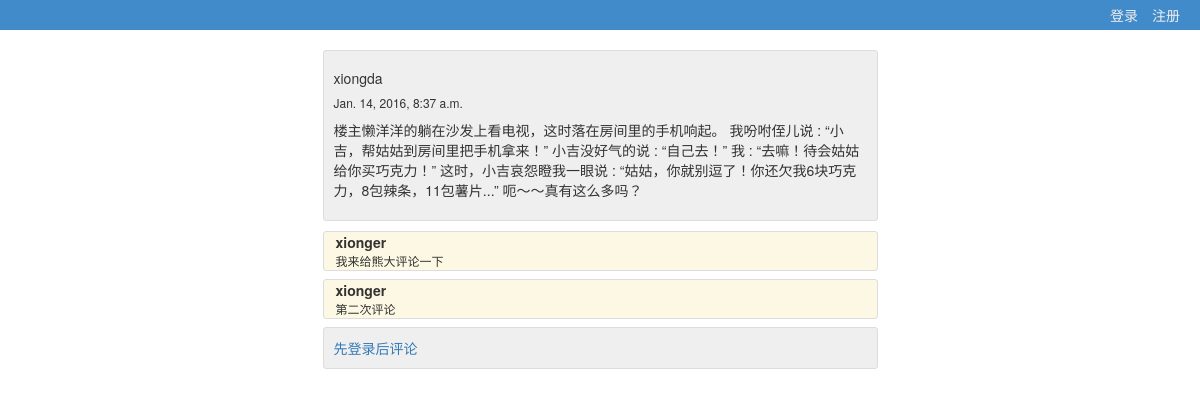
Screenshot of /story/1/ with the database file from the repository.
### qb/models.py (models this page shows, shortened)
class Story(models.Model):
    user = models.ForeignKey(User)
    context = models.CharField(max_length=500,blank=False,null=False)
    passed = models.BooleanField(default=False)
    checked = models.BooleanField(default=False)
    published_date = models.DateTimeField(default=timezone.now)

class Comment(models.Model):
    user = models.ForeignKey(User)
    story = models.ForeignKey(Story)
    comment = models.CharField(max_length=100,blank=False,null=False)
    comment_date = models.DateTimeField(default=timezone.now)

### qb/views.py (the view)
# urls.py: url(r'^story/(?P<pk>[0-9]+)/$', comment, name='comment'),
def comment(request, pk):
    comment_form = CommentForm(request.POST or None)
    story = get_object_or_404(Story, pk=pk)
    if request.method == 'POST' and comment_form.is_valid():
        comment = comment_form.save(commit=False)
        comment.user = request.user
        comment.story = story
        comment.save()
        return redirect('qb.views.comment',pk=pk)
    comments = Comment.objects.filter(story__pk=pk)
    return render(request, 'comment.html', {'story': story,'comments':comments})

### qb/templates/comment.html (shortened to what this page needs)
{% extends 'base.html' %}
{% block content %}
	<div class="container">
		<div class="row">
            <div class="col-xs-1 col-md-3"> </div>
            <div class="col-xs-10 col-md-6">
				<div class="qbbox">
					<h5>{{ story.user.username }}</h5>
					<h6>{{ story.published_date }}</h6>
					<p>{{ story.context }}</p>
				</div>
	            {% for comment in comments %}
					<div class="combox">
		            	<strong>{{ comment.user }}</strong>
		            	<p>{{ comment.comment }}</p>
					</div>
	            {% endfor %}
				{% if story.passed %}
					<div class="qbbox">
						{% if user.is_authenticated %}
							<form class="form-signin" method="post" action="">
				                {% csrf_token %}
				                <input class="form-control" type="text" name="comment" required/>
				                <p></p>
				                <button class="btn btn-lg btn-primary btn-block" type="submit">评论</button>
				            </form>
						{% else %}
			        		<a href="{% url "qb.views.user_login" %}">先登录后评论</a>
						{% endif %}
					</div>
				{% endif %}
			</div>
			<div class="col-xs-1 col-md-3"> </div>
		</div>
	</div>
{% endblock %}

### rows the page displays
Story: user.username "xiongda", published_date "Jan. 14, 2016, 8:37 a.m.", context "楼主懒洋洋的躺在沙发上看电视，这时落在房间里的手机响起。 我吩咐侄儿说 : “小吉，帮姑姑到房间里把手机拿来！” 小吉没好气的说 : “自己去！” 我 : “去嘛！待会姑姑给你买巧克力！” 这时，小吉哀怨瞪我一眼说 : “姑姑，你就别逗了！你还欠我6块巧克力，8包辣条，11包薯片...” 呃～～真有这么多吗？"
Comment: user "xionger", comment "我来给熊大评论一下"
Comment: user "xionger", comment "第二次评论"
